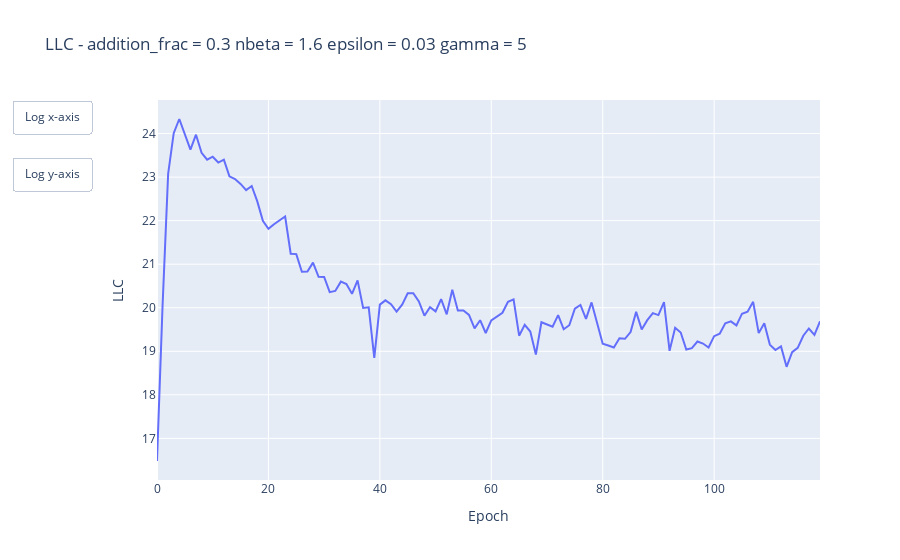
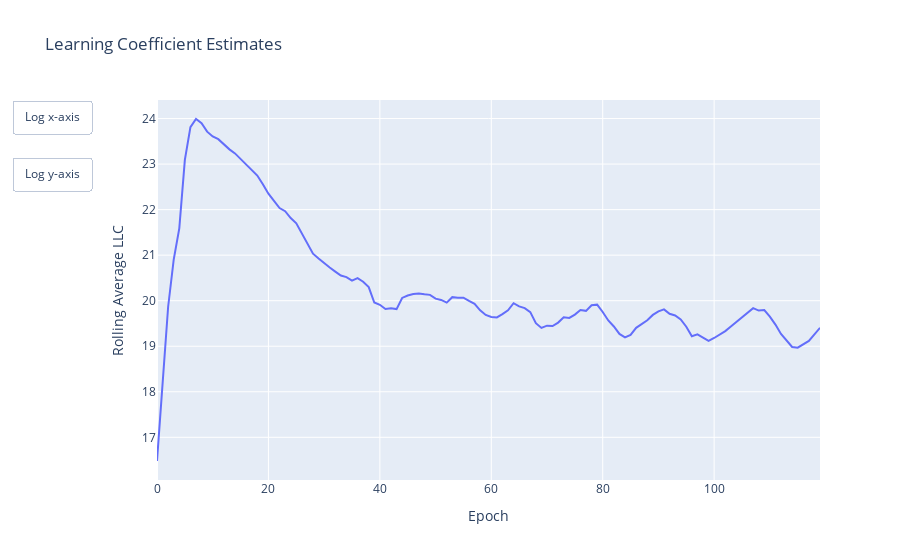

Notebook code for these charts, in order:
### Markdown cell above
## Make some cool graphs

### Code cell
average_window = 5
llc_estimates_avg = rolling_average(llc_estimates, average_window)
line(llc_estimates, xaxis="Epoch", yaxis="LLC", title=f"LLC - addition_frac = {addition_frac} nbeta = {nbeta} epsilon = {lr} gamma = {gamma}", log_y=False, toggle_x=True, toggle_y=True)
line(llc_estimates_avg, xaxis="Epoch", yaxis="Rolling Average LLC", title="Learning Coefficient Estimates", log_y=False, toggle_x=True, toggle_y=True)

### Figure 1 — Plotly figure (JSON) as saved in the notebook; plotly's stock layout.template omitted (floating-point values rounded to 4 significant figures)
{"data": [{"hovertemplate": "Epoch=%{x}<br>LLC=%{y}<extra></extra>", "legendgroup": "", "line": {"color": "#636efa", "dash": "solid"}, "marker": {"symbol": "circle"}, "mode": "lines", "name": "", "orientation": "v", "showlegend": false, "type": "scatter", "x": [0, 1, 2, 3, 4, 5, 6, 7, 8, 9, 10, 11, 12, 13, 14, 15, 16, 17, 18, 19, 20, 21, 22, 23, 24, 25, 26, 27, 28, 29, 30, 31, 32, 33, 34, 35, 36, 37, 38, 39, 40, 41, 42, 43, 44, 45, 46, 47, 48, 49, 50, 51, 52, 53, 54, 55, 56, 57, 58, 59, 60, 61, 62, 63, 64, 65, 66, 67, 68, 69, 70, 71, 72, 73, 74, 75, 76, 77, 78, 79, 80, 81, 82, 83, 84, 85, 86, 87, 88, 89, 90, 91, 92, 93, 94, 95, 96, 97, 98, 99, 100, 101, 102, 103, 104, 105, 106, 107, 108, 109, 110, 111, 112, 113, 114, 115, 116, 117, 118, 119], "xaxis": "x", "y": [16.48, 20.05, 23.07, 24.01, 24.33, 24.0, 23.63, 23.97, 23.56, 23.4, 23.47, 23.33, 23.4, 23.02, 22.95, 22.84, 22.7, 22.8, 22.44, 22.0, 21.81, 21.92, 22.01, 22.09, 21.24, 21.23, 20.82, 20.83, 21.04, 20.71, 20.71, 20.36, 20.39, 20.6, 20.54, 20.32, 20.63, 20.0, 20.01, 18.85, 20.07, 20.17, 20.08, 19.91, 20.07, 20.33, 20.33, 20.15, 19.82, 20.01, 19.92, 20.2, 19.85, 20.42, 19.94, 19.94, 19.83, 19.53, 19.71, 19.42, 19.71, 19.79, 19.89, 20.14, 20.19, 19.36, 19.61, 19.45, 18.92, 19.67, 19.61, 19.56, 19.83, 19.51, 19.6, 19.98, 20.06, 19.74, 20.12, 19.66, 19.17, 19.13, 19.09, 19.3, 19.29, 19.44, 19.9, 19.5, 19.71, 19.88, 19.83, 20.13, 19.01, 19.54, 19.43, 19.04, 19.07, 19.22, 19.18, 19.09, 19.35, 19.41, 19.64, 19.69, 19.59, 19.86, 19.91, 20.13, 19.42, 19.64, 19.15, 19.03, 19.11, 18.64, 18.98, 19.08, 19.36, 19.52, 19.38, 19.69], "yaxis": "y"}], "layout": {"legend": {"tracegroupgap": 0}, "title": {"text": "LLC - addition_frac = 0.3 nbeta = 1.6 epsilon = 0.03 gamma = 5"}, "updatemenus": [{"active": -1, "buttons": [{"args": [{"xaxis.type": "log"}], "args2": [{"xaxis.type": "linear"}], "label": "Log x-axis", "method": "relayout"}], "type": "buttons", "x": -0.1, "y": 1}, {"active": -1, "buttons": [{"args": [{"yaxis.type": "log"}], "args2": [{"yaxis.type": "linear"}], "label": "Log y-axis", "method": "relayout"}], "type": "buttons", "x": -0.1, "y": 0.85}], "xaxis": {"anchor": "y", "domain": [0, 1], "title": {"text": "Epoch"}}, "yaxis": {"anchor": "x", "domain": [0, 1], "title": {"text": "LLC"}}}}

### Figure 2 — Plotly figure (JSON) as saved in the notebook; plotly's stock layout.template omitted (floating-point values rounded to 4 significant figures)
{"data": [{"hovertemplate": "Epoch=%{x}<br>Rolling Average LLC=%{y}<extra></extra>", "legendgroup": "", "line": {"color": "#636efa", "dash": "solid"}, "marker": {"symbol": "circle"}, "mode": "lines", "name": "", "orientation": "v", "showlegend": false, "type": "scatter", "x": [0, 1, 2, 3, 4, 5, 6, 7, 8, 9, 10, 11, 12, 13, 14, 15, 16, 17, 18, 19, 20, 21, 22, 23, 24, 25, 26, 27, 28, 29, 30, 31, 32, 33, 34, 35, 36, 37, 38, 39, 40, 41, 42, 43, 44, 45, 46, 47, 48, 49, 50, 51, 52, 53, 54, 55, 56, 57, 58, 59, 60, 61, 62, 63, 64, 65, 66, 67, 68, 69, 70, 71, 72, 73, 74, 75, 76, 77, 78, 79, 80, 81, 82, 83, 84, 85, 86, 87, 88, 89, 90, 91, 92, 93, 94, 95, 96, 97, 98, 99, 100, 101, 102, 103, 104, 105, 106, 107, 108, 109, 110, 111, 112, 113, 114, 115, 116, 117, 118, 119], "xaxis": "x", "y": [16.48, 18.26, 19.87, 20.9, 21.59, 23.09, 23.81, 23.99, 23.9, 23.71, 23.61, 23.55, 23.43, 23.32, 23.23, 23.11, 22.98, 22.86, 22.75, 22.56, 22.35, 22.19, 22.04, 21.97, 21.81, 21.7, 21.48, 21.24, 21.03, 20.93, 20.82, 20.73, 20.64, 20.55, 20.52, 20.44, 20.5, 20.42, 20.3, 19.96, 19.91, 19.82, 19.84, 19.82, 20.06, 20.11, 20.15, 20.16, 20.14, 20.13, 20.04, 20.02, 19.96, 20.08, 20.06, 20.07, 19.99, 19.93, 19.79, 19.69, 19.64, 19.63, 19.71, 19.79, 19.94, 19.87, 19.84, 19.75, 19.51, 19.4, 19.45, 19.44, 19.52, 19.64, 19.62, 19.7, 19.8, 19.78, 19.9, 19.91, 19.75, 19.57, 19.43, 19.27, 19.2, 19.25, 19.4, 19.49, 19.57, 19.69, 19.77, 19.81, 19.71, 19.68, 19.59, 19.43, 19.22, 19.26, 19.19, 19.12, 19.18, 19.25, 19.33, 19.43, 19.54, 19.64, 19.74, 19.84, 19.78, 19.79, 19.65, 19.48, 19.27, 19.12, 18.98, 18.97, 19.03, 19.12, 19.26, 19.4], "yaxis": "y"}], "layout": {"legend": {"tracegroupgap": 0}, "title": {"text": "Learning Coefficient Estimates"}, "updatemenus": [{"active": -1, "buttons": [{"args": [{"xaxis.type": "log"}], "args2": [{"xaxis.type": "linear"}], "label": "Log x-axis", "method": "relayout"}], "type": "buttons", "x": -0.1, "y": 1}, {"active": -1, "buttons": [{"args": [{"yaxis.type": "log"}], "args2": [{"yaxis.type": "linear"}], "label": "Log y-axis", "method": "relayout"}], "type": "buttons", "x": -0.1, "y": 0.85}], "xaxis": {"anchor": "y", "domain": [0, 1], "title": {"text": "Epoch"}}, "yaxis": {"anchor": "x", "domain": [0, 1], "title": {"text": "Rolling Average LLC"}}}}
